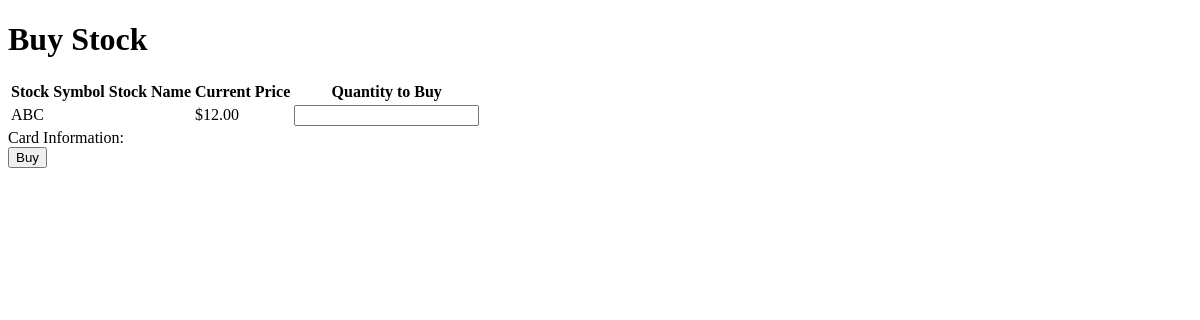
/buy-stock/, run on an earlier commit of the app's database.
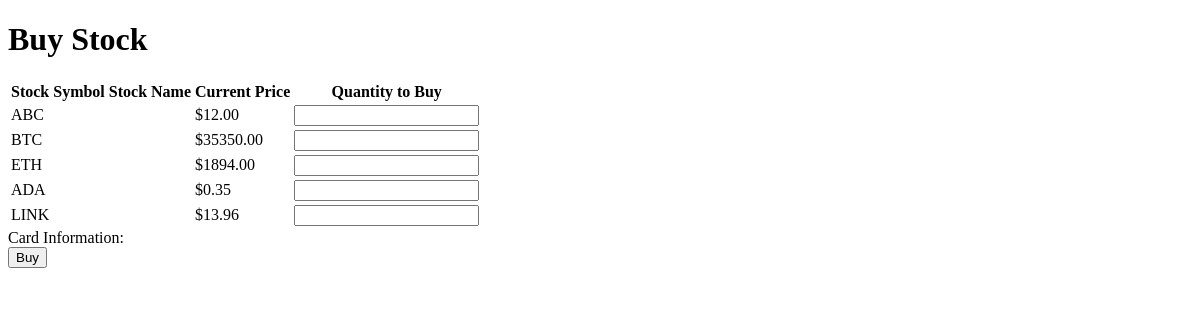
And on a later commit of the database.
### coinRush/models.py (models this page shows, shortened)
class Stock(models.Model):
    symbol = models.CharField(max_length=10, unique=True)
    company_name = models.CharField(max_length=255)
    current_price = models.DecimalField(max_digits=10, decimal_places=2)
    market_cap = models.DecimalField(max_digits=10, decimal_places=2)
    last_updated = models.DateTimeField(auto_now=True)

### coinRush/views.py (the view, shortened to what this page needs)
# urls.py: path('buy-stock/', views.buy_stock, name='buy_stock'),
def buy_stock(request):
    error_message = ''
    stocks = Stock.objects.all()
    return render(request, 'Stocks/buy_stock.html', {'stocks': stocks, 'error_message': error_message, 'PUBLIC_KEY': settings.STRIPE_PUBLIC_KEY})

### coinRush/templates/Stocks/buy_stock.html (shortened to what this page needs)
<!DOCTYPE html>
<html lang="en">
<head>
</head>
<body>
    <h1>Buy Stock</h1>
    <form method="post">
        <table>
            <tr>
                <th>Stock Symbol</th>
                <th>Stock Name</th>
                <th>Current Price</th>
                <th>Quantity to Buy</th>
            </tr>
            {% for stock in stocks %}
            <tr>
                <td>{{ stock.symbol }}</td>
                <td>{{ stock.name }}</td>
                <td>${{ stock.current_price }}</td>
                <td><input type="text" name="stock_symbol" value="{{ stock.symbol }}" hidden>
                    <input type="number" name="quantity" min="1" required>
                </td>
            </tr>
            {% endfor %}
        </table>
        <label for="card-element">Card Information:</label>
        <button type="submit">Buy</button>
    </form>
</body>
</html>

What changed in the data, as far as the page shows it:
added Stock: symbol "BTC", current_price "35350.00"
added Stock: symbol "ETH", current_price "1894.00"
added Stock: symbol "ADA", current_price "0.35"
added Stock: symbol "LINK", current_price "13.96"
